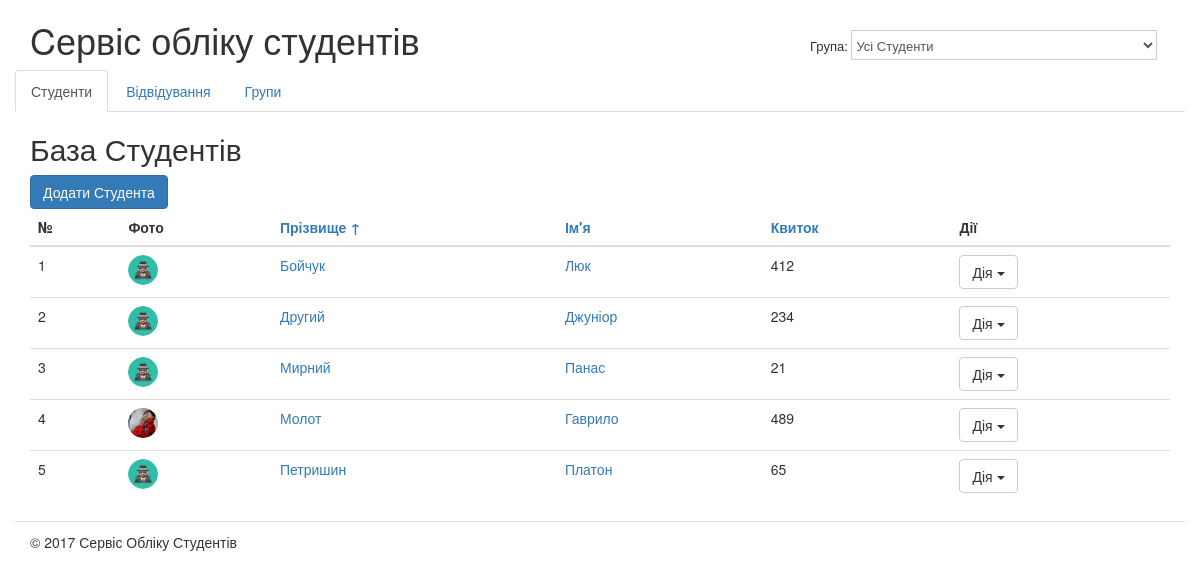
The app's page /, older data.
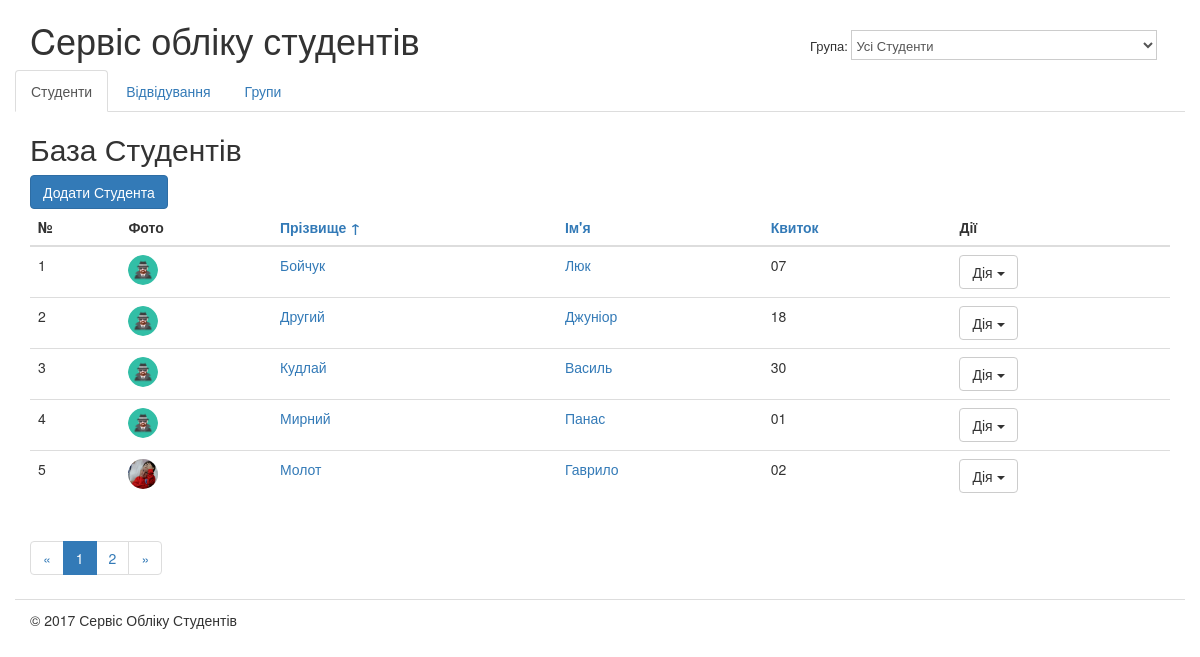
The same page, newer data.
### studentsdb/students/models.py (models this page shows, shortened)
class Student(models.Model):
    class Meta(object):
        verbose_name = u"Студент"
        verbose_name_plural = u"Студенти"
    first_name = models.CharField(
        max_length=256,
        blank=False,
        verbose_name=u"Ім'я")
    last_name = models.CharField(
        max_length=256,
        blank=False,
        verbose_name=u"Прізвище")
    middle_name = models.CharField(
        max_length=256,
        blank=True,
        verbose_name=u"По - батькові",
        default='')
    student_group = models.ForeignKey('Group',
        verbose_name=u'Група',
        blank=False,
        null=True,
        on_delete=models.PROTECT)
    birthday = models.DateField(
        blank=False,
        verbose_name=u"Дата народження",
        null = True)
    photo = models.ImageField(
        blank=True,
        verbose_name=u"Фото",
        null = True)
    ticket = models.CharField(
        max_length=256,
        blank=False,
        verbose_name=u"Квиток")
    notes = models.TextField(
        blank=True,
        verbose_name=u"Додаткові нотатки")

### studentsdb/students/views.py (the view)
# urls.py: url(r'^$', views.students_list, name='home'),
def students_list(request):
    students = Student.objects.all()
    order_by = request.GET.get('order_by', 'last_name')
    if order_by in ('last_name', 'first_name', 'ticket'):
        students = students.order_by(order_by)
        if request.GET.get('reverse', '') == '1':
            students = students.reverse()
    paginator = Paginator(students, 5)
    page = request.GET.get('page')
    try:
        students = paginator.page(page)
    except PageNotAnInteger:
        students = paginator.page(1)
    except EmptyPage:
        students = paginator.page(paginator.num_pages)
    return render(request, 'students/students_list.html',
                  {'students': students})

### studentsdb/studentsdb/context_processors.py (called while the page is built)
def students_proc(request):
    return {'PORTAL_URL': PORTAL_URL}

### studentsdb/students/templates/students/students_list.html (shortened to what this page needs)
{% extends "students/base.html" %}
{% load static from staticfiles %}
{% block title %}База Студентів{% endblock title %}
{% block content %}
    <a href="{% url "students_add" %}" class="btn btn-primary">Додати Студента</a>
    <table class="table">
        {% with order_by=request.GET.order_by reverse=request.GET.reverse %}
        <thead>
        <tr>
            <th>№</th>
            <th>Фото</th>
            <th>
                <a href="{% url "home" %}?order_by=last_name{% if order_by == 'last_name' and reverse != '1' %}&amp;reverse=1{% endif %}">
                    Прізвище
                    {% if order_by == 'last_name' and reverse != '1' %}&uarr;
                        {% elif order_by != 'first_name' and order_by != 'ticket' and reverse != '1' %}&uarr;
                        {% elif order_by == 'last_name' and reverse == '1' %}&darr;
                    {% endif %}
                </a>
            </th>
            <th>
                <a href="{% url "home" %}?order_by=first_name{% if order_by == 'first_name' and reverse != '1' %}&amp;reverse=1{% endif %}">
                    Ім'я
                </a>
            </th>
            <th>
                <a href="{% url "home" %}?order_by=ticket{% if order_by == 'ticket' and reverse != '1' %}&amp;reverse=1{% endif %}">
                    Квиток
                </a>
            </th>
            <th>Дії</th>
        </thead>
        {% endwith %}
        <tbody>
        {% for student in students %}
            <tr>
                <td>{{ forloop.counter }}</td>
                {% if student.photo %}
                    <td><img class="img-circle" src="{{ student.photo.url }}" height="30" width="30"/></td>
                {% else %}
                    <td><img class="img-circle" src="{% static "1.png" %}" height="30" width="30"/></td>
                {% endif %}
                <td><a href="{% url "students_edit" student.id %}">
                    {{ student.last_name }}</a></td>
                <td><a href="{% url "students_edit" student.id %}">
                    {{ student.first_name }}</a></td>
                <td> {{ student.ticket }} </td>
                <td>
                    <div class="dropdown">
                        <button class="btn btn-default dropdown-toggle" type="button"
                                data-toggle="dropdown" aria-haspopup="true" aria-expanded="true">Дія
                            <span class="caret"></span>
                        </button>
                    </div>
                </td>
            </tr>
        {% endfor %}
        </tbody>
    </table>
    {% if students.has_other_pages %}
    {% with order_by=request.GET.order_by reverse=request.GET.reverse %}
    <nav aria-label="Page navigation">
        <ul class="pagination">
            <li>
                <a href="{% url "home" %}?page=1&amp;order_by={{ order_by }}&amp;reverse={{ reverse }}">&laquo;</a>
            </li>
            {% for p in students.paginator.page_range %}
            <li {% if students.number == p %} class="active" {% endif %}>
                <a href="{% url "home" %}?page={{ p }}&amp;order_by={{ order_by }}&amp;reverse={{ reverse }}">{{ p }}</a>
            </li>
            {% endfor %}
            <li>
                <a href="{% url "home" %}?page={{ students.paginator.num_pages }}&amp;order_by={{ order_by }}&amp;reverse={{ reverse }}">&raquo;</a>
            </li>
        </ul>
    </nav>
    {% endwith %}
    {% endif %}
{% endblock content %}

### studentsdb/students/templates/students/base.html (shortened to what this page needs)
{% load static from staticfiles %}
<!DOCTYPE html>
<html>
  <head>
    <link rel="stylesheet"
          href="https://maxcdn.bootstrapcdn.com/bootstrap/3.3.7/css/bootstrap.min.css"
>
    <link rel="stylesheet" href="{% static "main.css" %}">
  </head>
  <body>
    <div class="container">
      <div class="row header">
        <div class="col-xs-8">
          <h1>Cервіс обліку студентів</h1>
        </div>
        <div class="col-xs-4 group-selector"
          <strong>Група:</strong>
          <select>
            <option value=" ">Усі Студенти</option>
          </select>
        </div>
      </div>
      <div class="row sub-header">
        <div class=”col-xs-12”>
          <ul class="nav nav-tabs">
            <li role="presentation" {% url "home" as home_url %}
                {% if home_url == request.path %} class="active" {% endif %}>
              <a href="{% url "home" %}">Студенти</a></li>
            <li role="presentation" {% url "journal" as journal_url %}
                {% if journal_url in request.path %} class="active" {% endif %}>
              <a href="{% url "journal" %}">Відвідування</a></li>
            <li role="presentation" {% url "groups" as groups_url %}
                {% if groups_url in request.path %} class="active" {% endif %}>
              <a href="{% url "groups" %}">Групи</a></li>
          </ul>
        </div>
      </div>
        <div class="row content-columns">
          <div class="col-xs-12 content-column">
            <h2>{% block title %}{% endblock title %}</h2>
            {% block content %}{% endblock content %}
          </div>
        </div>
      <div class="row footer">
        <div class="col-xs-12">
          &copy 2017 Сервіс Обліку Студентів
        </div>
      </div>
    </div>
  </body>
</html>

### studentsdb/students/static/main.css (style rules this page uses)
.group-selector { margin-top: 30px; font-size: 13px; }
.group-selector select { margin: 0; width: 85%; background-color: #ffffff; border: 1px solid #cccccc; height: 30px; line-height: 30px; color: #555555; }
.group-selector { margin-top: 30px; }
.footer { border-top: 1px solid #dddddd; padding-top: 10px; }

Row changes from the older to the newer data that the page shows:
no longer on this page (row edited): Student: last_name "Петришин", first_name "Платон", ticket "65"
changed Student "Бойчук": ticket "412" → "07"
changed Student "Другий": ticket "234" → "18"
added Student: last_name "Кудлай", first_name "Василь", ticket "30"
changed Student "Мирний": ticket "21" → "01"
changed Student "Молот": ticket "489" → "02"
Text that changed along with them:
new list line: "1"
new list line: "2"
